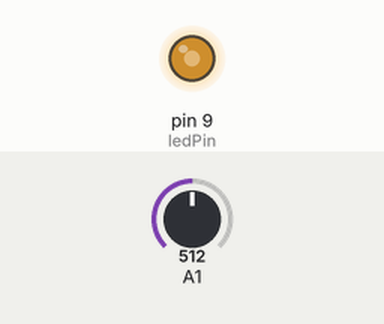
The sketch below on a simulated Arduino Uno, built with avr-gcc and run on an emulated ATmega328P. Parts: output pins drawn as LEDs (lit = HIGH). Inputs (shaded band) come from the test bench; at power-on: A1 = 512.

Above: at 1.2 s.
1.3 s: A1 set to 716
At 1.6 s:
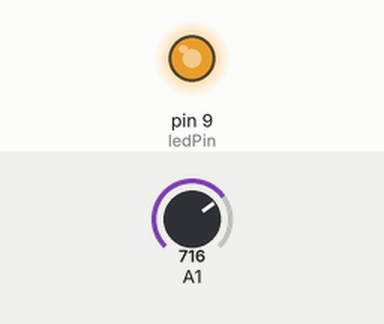
2.8 s: A1 set to 306
At 4.0 s:
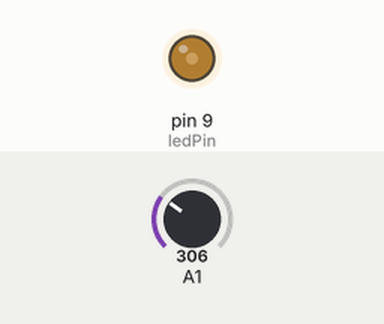
4.3 s: A1 set to 122
At 5.1 s:
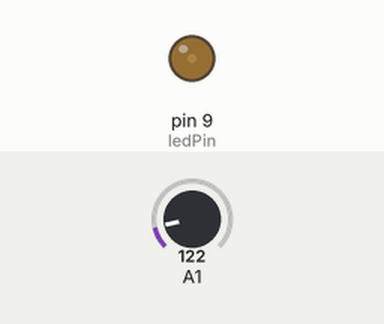
5.8 s: A1 set to 0
At 6.2 s:
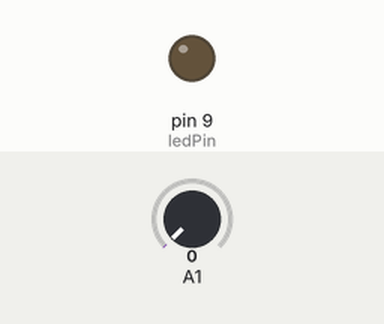
Timing chart, 0 to 8.3 s (numbered marks = the images above; inputs shaded):
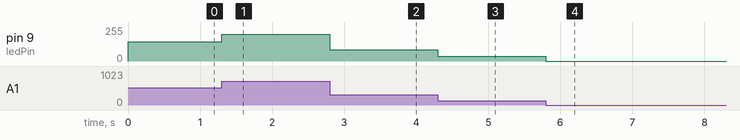

Measured:
- after the input at 1.3 s, pin 9 (ledPin): 145/255 → 202/255 at once
- after the input at 2.8 s, pin 9 (ledPin): 202/255 → 86/255 at once
- after the input at 4.3 s, pin 9 (ledPin): 86/255 → 34/255 at once
- after the input at 5.8 s, pin 9 (ledPin): 34/255 → 0/255 at once

The sketch:

photoresistor_Study.ino
```cpp
/*LED ON/OFF Control Using Potentiometer
 * Analog sensor reads potentiometer output on A0 and program turns LED ON/OFF for a time depending on pot setting
 */
int lightPin = 0;
int ledPin = 9;
int sensorVal = 0;

void setup() {
  pinMode(ledPin, OUTPUT);
}

void loop() {
  int lightLevel = analogRead(ledPin);
  lightLevel = map(lightLevel, 0, 900, 0, 255);
  lightLevel = constrain(lightLevel, 0, 255);
  analogWrite(ledPin, lightLevel);
}
```
